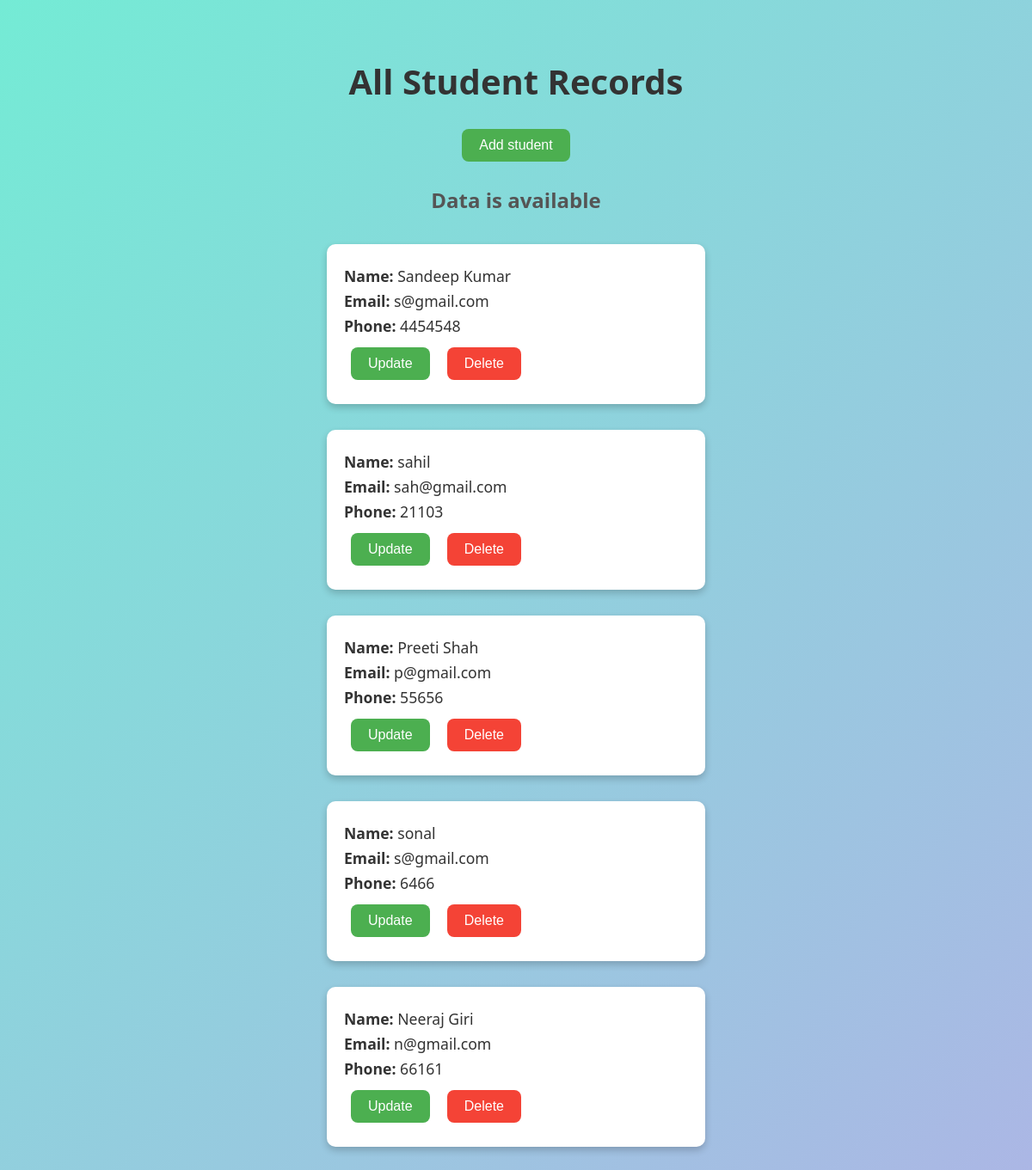
The app's page /display/ with its own data.
### myapp/models.py (models this page shows)
class StudentModel(models.Model):
    name = models.CharField(max_length=50)
    email = models.EmailField(max_length= 100)
    phone = models.IntegerField()
    password = models.IntegerField()

### myapp/views.py (the view)
# urls.py: path('display/', views.display_all, name='dis'),
def display_all(request):
    display_data = StudentModel.objects.all()
    return render(request, 'html/display.html', {"data":display_data})

### templates/html/display.html (shortened to what this page needs)
<!DOCTYPE html>
{% load static %}
<html lang="en">
<head>
    <link rel="stylesheet" href="{% static 'css/style.css' %}">
</head>
<body><center>
        {% block title %}
            <h1>All Student Records</h1>
            <a href="{% url 'add' %}">
                <button>Add student</button>
            </a>
            {% endblock %}
            {% block content %}
            {% if data %}
                <h2>Data is available</h2>
                {% for i in data %}
    <div class="student-record">
                <p><strong>Name:</strong> {{ i.name }}</p>
                <p><strong>Email:</strong> {{ i.email }}</p>
                <p><strong>Phone:</strong> {{ i.phone }}</p>
                <a href="{% url 'update' i.id %}">
                        <button>Update</button>
                </a>
            <a href="{% url 'delete' i.id %}" onclick="return confirm('Are you sure you want to delete this student?');">
                <button style="background-color: #f44336;">Delete</button>
            </a>
    </div>
{% endfor %}
            {% else %}
                <h2>Data is not available</h2>
            {% endif %}
            {% endblock %}
        </center>
</body>
</html>

### static/css/style.css (style rules this page uses)
body { font-family: 'Segoe UI', Tahoma, Geneva, Verdana, sans-serif; background: linear-gradient(135deg, #74ebd5 0%, #ACB6E5 100%); min-height: 100vh; margin: 0; padding: 0; }
center { display: flex; flex-direction: column; align-items: center; padding: 40px; }
h1 { font-size: 2.5rem; color: #333; margin-bottom: 20px; }
h2 { font-size: 1.5rem; color: #555; margin-bottom: 20px; }
button { background-color: #4CAF50; color: white; padding: 10px 20px; margin: 8px; border: none; border-radius: 8px; cursor: pointer; font-size: 1rem; transition: background-color 0.3s ease, transform 0.2s; }
a { text-decoration: none; }
.student-record { background: white; padding: 20px; margin: 15px; width: 400px; box-shadow: 0 4px 8px rgba(0,0,0,0.2); border-radius: 10px; text-align: left; }
.student-record p { margin: 5px 0; font-size: 1.1rem; color: #333; }

### records on screen
StudentModel: name "Sandeep Kumar", email "s@gmail.com", phone "4454548"
StudentModel: name "sahil", email "sah@gmail.com", phone "21103"
StudentModel: name "Preeti Shah", email "p@gmail.com", phone "55656"
StudentModel: name "sonal", email "s@gmail.com", phone "6466"
StudentModel: name "Neeraj Giri", email "n@gmail.com", phone "66161"
